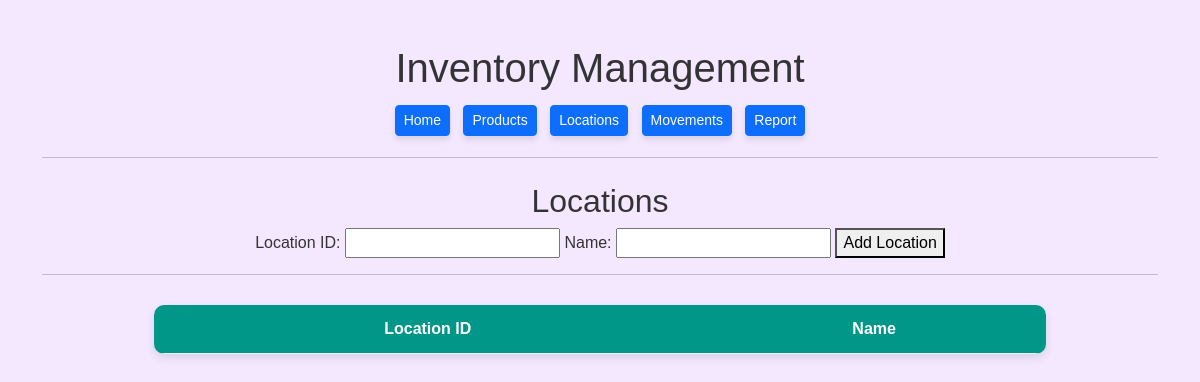
The page /locations on the database as committed earlier.
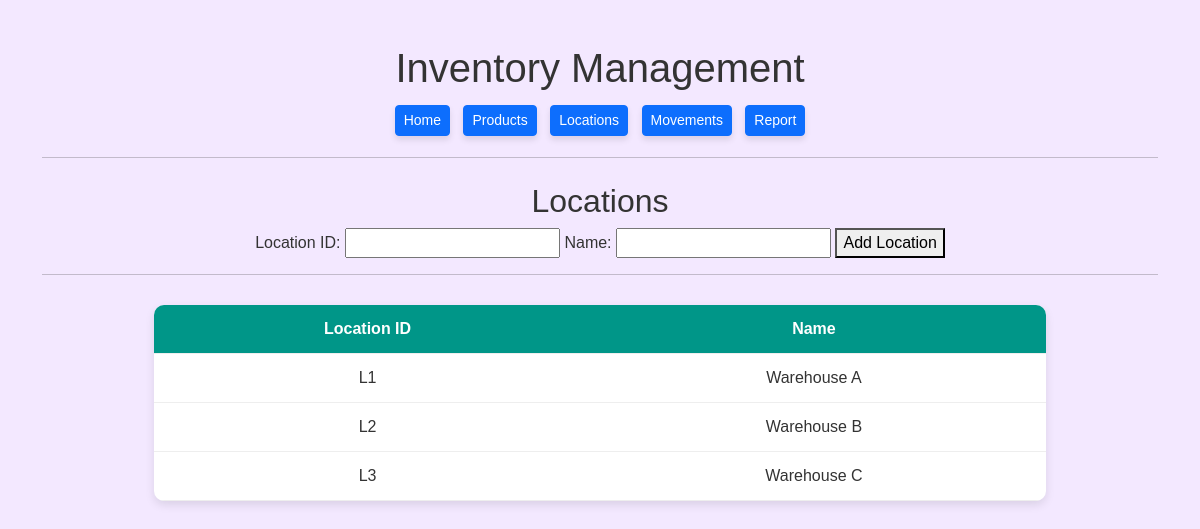
The same page on the database as committed later.
### models.py (models this page shows)
class Location(db.Model):
    __tablename__ = "location"
    location_id = db.Column(db.String(50), primary_key=True)
    name = db.Column(db.String(100), nullable=False)

### routes.py (the view)
    @app.route("/locations")
    def view_locations():
        locations = Location.query.all()
        return render_template("location.html", locations=locations)

### templates/location.html
{% extends "base.html" %}
{% block content %}
<h2>Locations</h2>
<form method="POST" action="/add_location">
    <label>Location ID:</label>
    <input type="text" name="location_id" required>
    <label>Name:</label>
    <input type="text" name="name" required>
    <button type="submit">Add Location</button>
</form>
<hr>
<table>
    <tr>
        <th>Location ID</th>
        <th>Name</th>
    </tr>
    {% for location in locations %}
    <tr>
        <td>{{ location.location_id }}</td>
        <td>{{ location.name }}</td>
    </tr>
    {% endfor %}
</table>
{% endblock %}

Rows that differ between the two databases and show on the page:
added Location: location_id "L1", name "Warehouse A"
added Location: location_id "L2", name "Warehouse B"
added Location: location_id "L3", name "Warehouse C"
